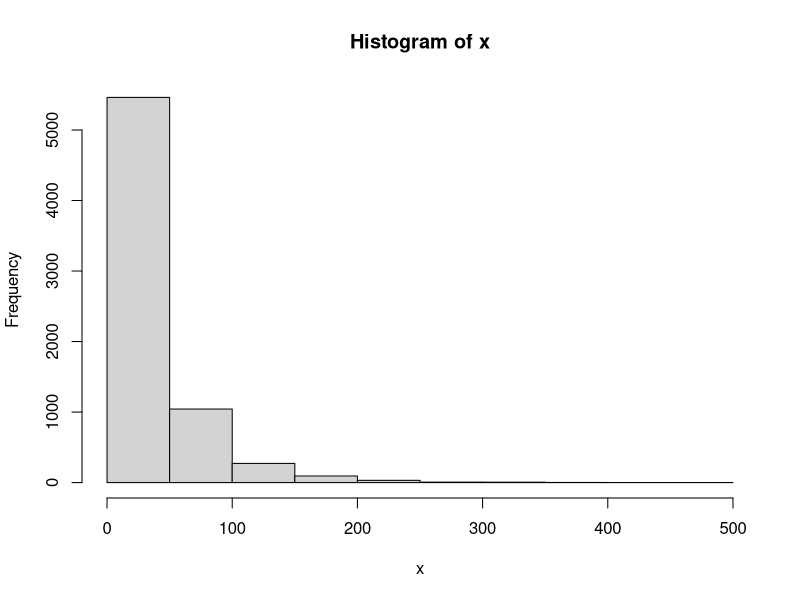
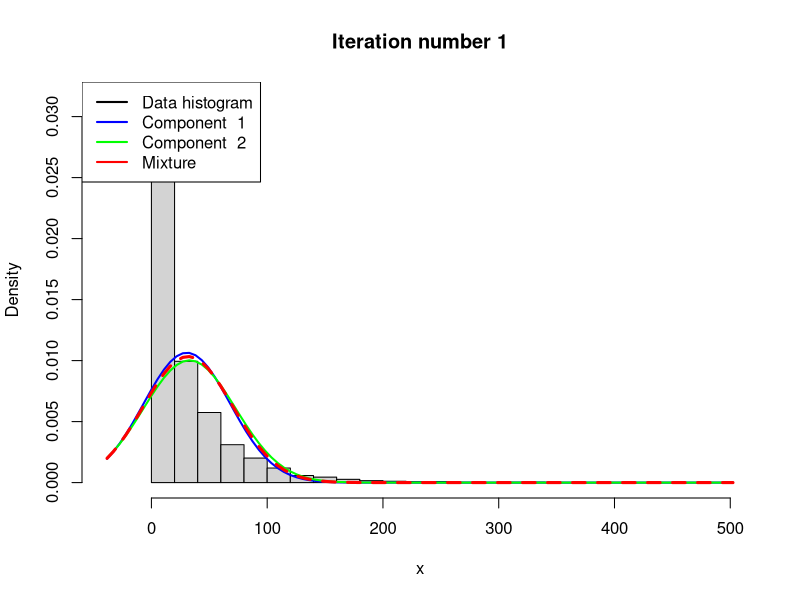
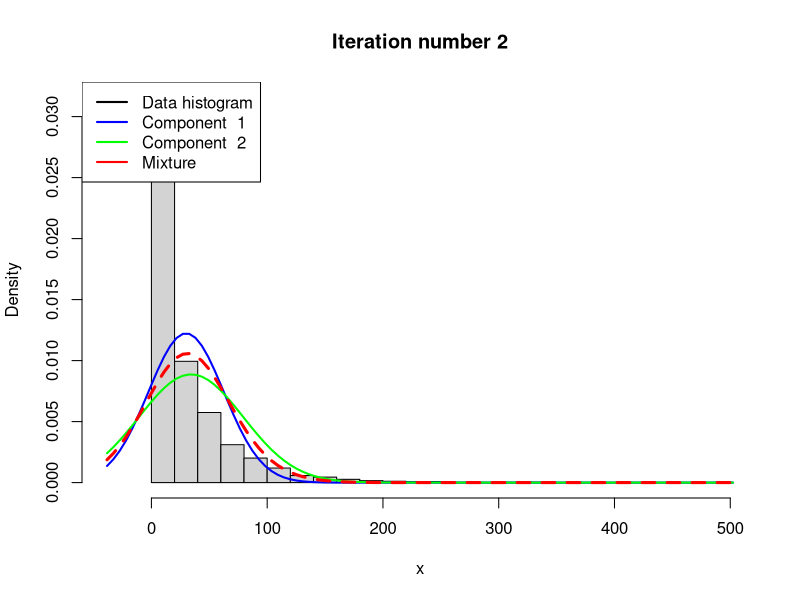
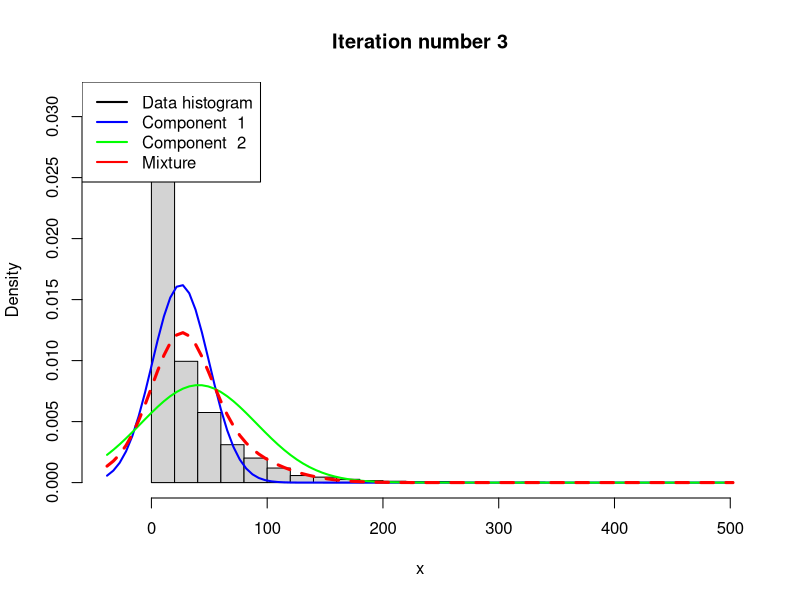
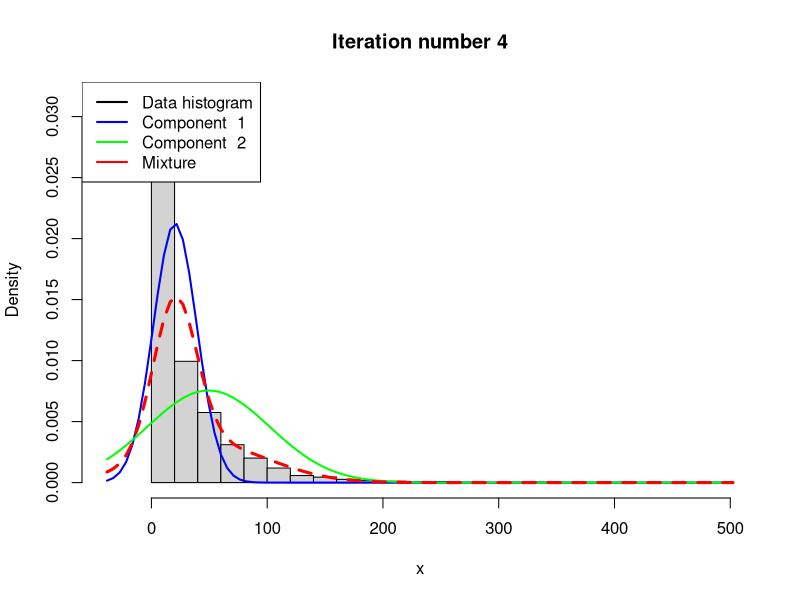
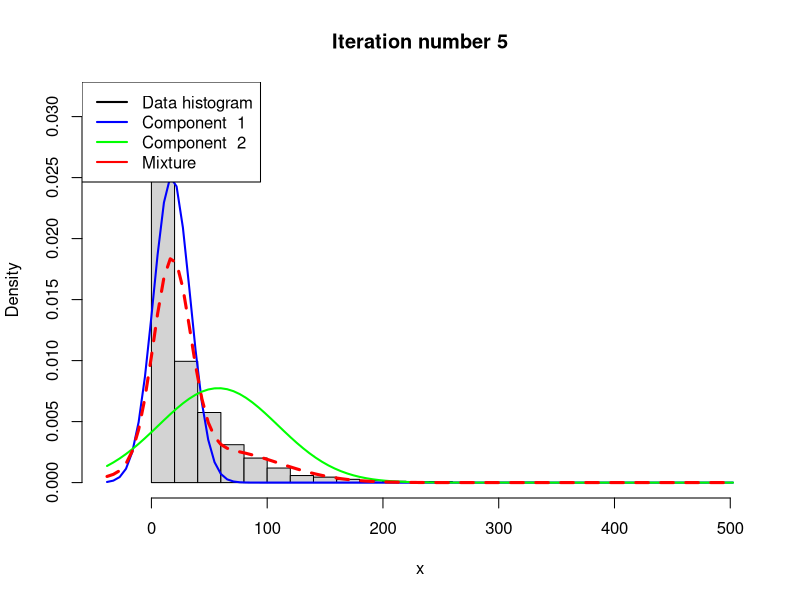
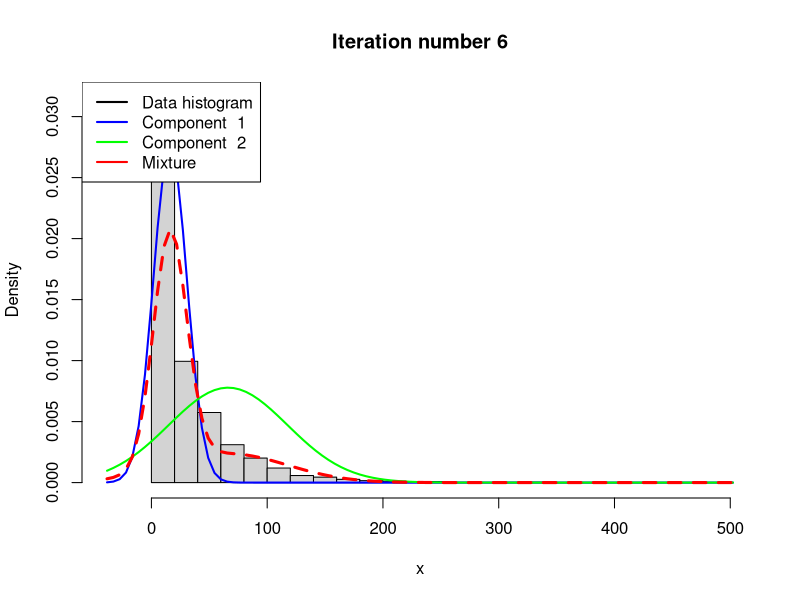
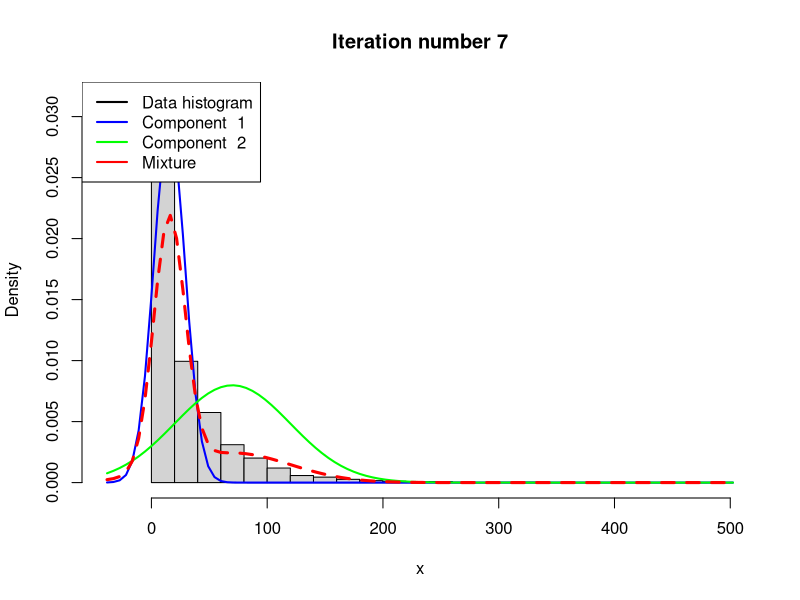

The R source for these figures, in order:
# Estimating a simple mixture of normals
# Author: Mattias Villani, IDA, Linkoping University. http://mattiasvillani.com

##########    BEGIN USER INPUT #################
# Data options
rain <- read.table("rainfall.dat", sep = "")

x <- as.matrix(rain[,1])

# Model options
nComp <- 2    # Number of mixture components


# Prior options
alpha <- 10*rep(1,nComp) # Dirichlet(alpha)
muPrior <- rep(0,nComp) # Prior mean of mu
tau2Prior <- rep(30,nComp) # Prior std of mu
sigma2_0 <- rep(var(x),nComp) # s20 (best guess of sigma2)
nu0 <- rep(2,nComp) # degrees of freedom for prior on sigma2

# MCMC options
nIter <- 50 # Number of Gibbs sampling draws

mu_tot = matrix(0, nIter, nComp)
sigma2_tot = matrix(0, nIter, nComp)
pi_tot = matrix(0, nIter, nComp)

# Plotting options
plotFit <- TRUE
lineColors <- c("blue", "green", "magenta", 'yellow')
sleepTime <- 0.0 # Adding sleep time between iterations for plotting
################   END USER INPUT ###############

###### Defining a function that simulates from the 
rScaledInvChi2 <- function(n, df, scale){
  return((df*scale)/rchisq(n,df=df))
}

####### Defining a function that simulates from a Dirichlet distribution
rDirichlet <- function(param){
  nCat <- length(param)
  piDraws <- matrix(NA,nCat,1)
  for (j in 1:nCat){
    piDraws[j] <- rgamma(1,param[j],1)
  }
  piDraws = piDraws/sum(piDraws) # Diving every column of piDraws by the sum of the elements in that column.
  return(piDraws)
}

# Simple function that converts between two different representations of the mixture allocation
S2alloc <- function(S){
  n <- dim(S)[1]
  alloc <- rep(0,n)
  for (i in 1:n){
    alloc[i] <- which(S[i,] == 1)
  }
  return(alloc)
}

# Initial value for the MCMC
nObs <- length(x)
S <- t(rmultinom(nObs, size = 1 , prob = rep(1/nComp,nComp))) # nObs-by-nComp matrix with component allocations.
mu <- quantile(x, probs = seq(0,1,length = nComp))
sigma2 <- rep(var(x),nComp)
probObsInComp <- rep(NA, nComp)

# Setting up the plot
xGrid <- seq(min(x)-1*apply(x,2,sd),max(x)+1*apply(x,2,sd),length = 100)
#xGrid <- seq(min(x),max(x),length = 100)
xGridMin <- min(xGrid)
xGridMax <- max(xGrid)
mixDensMean <- rep(0,length(xGrid))
effIterCount <- 0
ylim <- c(0,2*max(hist(x)$density))


for (k in 1:nIter){
  message(paste('Iteration number:',k))
  alloc <- S2alloc(S) # Just a function that converts between different representations of the group allocations
  nAlloc <- colSums(S)
  print(nAlloc)
  # Update components probabilities
  pi <- rDirichlet(alpha + nAlloc)
  
  # Update mu's
  for (j in 1:nComp){
    precPrior <- 1/tau2Prior[j]
    precData <- nAlloc[j]/sigma2[j]
    precPost <- precPrior + precData
    wPrior <- precPrior/precPost
    muPost <- wPrior*muPrior + (1-wPrior)*mean(x[alloc == j])
    tau2Post <- 1/precPost
    mu[j] <- rnorm(1, mean = muPost, sd = sqrt(tau2Post))
  }
  
  # Update sigma2's
  for (j in 1:nComp){
    sigma2[j] <- rScaledInvChi2(1, df = nu0[j] + nAlloc[j], scale = (nu0[j]*sigma2_0[j] + sum((x[alloc == j] - mu[j])^2))/(nu0[j] + nAlloc[j]))
  }
  
  # Update allocation
  for (i in 1:nObs){
    for (j in 1:nComp){
      probObsInComp[j] <- pi[j]*dnorm(x[i], mean = mu[j], sd = sqrt(sigma2[j]))
    }
    S[i,] <- t(rmultinom(1, size = 1 , prob = probObsInComp/sum(probObsInComp)))
  }
  
  # Printing the fitted density against data histogram
  if (plotFit && (k%%1 ==0)){
    effIterCount <- effIterCount + 1
    hist(x, breaks = 20, freq = FALSE, xlim = c(xGridMin,xGridMax), main = paste("Iteration number",k), ylim = ylim)
    mixDens <- rep(0,length(xGrid))
    components <- c()
    for (j in 1:nComp){
      compDens <- dnorm(xGrid,mu[j],sd = sqrt(sigma2[j]))
      mixDens <- mixDens + pi[j]*compDens
      lines(xGrid, compDens, type = "l", lwd = 2, col = lineColors[j])
      components[j] <- paste("Component ",j)
    }
    
    mu_tot[k,] = mu
    sigma2_tot[k,] = sigma2
    pi_tot[k,] = pi
    
    mixDensMean <- ((effIterCount-1)*mixDensMean + mixDens)/effIterCount
    
    lines(xGrid, mixDens, type = "l", lty = 2, lwd = 3, col = 'red')
    legend("topleft", box.lty = 1, legend = c("Data histogram",components, 'Mixture'), 
           col = c("black",lineColors[1:nComp], 'red'), lwd = 2)
    Sys.sleep(sleepTime)
  }
   
}

hist(x, breaks = 20, freq = FALSE, xlim = c(xGridMin,xGridMax), main = "Final fitted density")
lines(xGrid, mixDensMean, type = "l", lwd = 2, lty = 4, col = "red")
lines(xGrid, dnorm(xGrid, mean = mean(x), sd = apply(x,2,sd)), type = "l", lwd = 2, col = "blue")
legend("topright", box.lty = 1, legend = c("Data histogram","Mixture density","Normal density"), col=c("black","red","blue"), lwd = 2)

plot(mu_tot[,1], type='l', ylab='mu function 1')
plot(sigma2_tot[,1], type='l', ylab='sigma function 1')
plot(mu_tot[,2], type='l', ylab='mu function 2')
plot(sigma2_tot[,2], type='l', ylab='sigma function 2')
plot(pi_tot[,1], type='l', ylab='pi')

#LAST VALUES - Compare with first model 
mu_tot[50,] #59.59725 11.33333
sigma2_tot[50,] #2072.25003   84.08167
#Mu mix value
mu_tot[50,1]*pi_tot[50,1] + mu_tot[50,2]*(1-pi_tot[50,1]) #31.61771
#sigma mix value
sigma2_tot[50,1]*pi_tot[50,1] + sigma2_tot[50,2]*(1-pi_tot[50,1]) #919.6698
#########################    Helper functions    ##############################################

